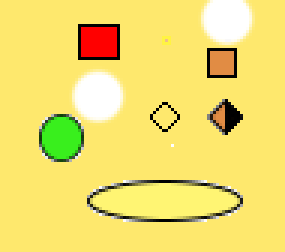
#> input picture Education/Image detecting/test2.png, 95 x 84 px, given in place of the camera (shown 3 times larger)
$ jupyter execute 'moving object detecting.ipynb'
#> lines starting #> are read from the running program, lines starting #| are printed output that depends on the picture; after the words box and inside, x2 and y2 are one past the last pixel; in counts of white or black regions, pixels touching at a corner belong together
[cell 1]
import cv2

first_frame = None
video = cv2.VideoCapture(0)
fgbg = cv2.createBackgroundSubtractorMOG2()

while True:

    _, frame = video.read()
#> frame is the input picture: shape (84, 95, 3); mean B, G, R 110.7, 221.1, 240.4
    gray = cv2.cvtColor(frame, cv2.COLOR_BGR2GRAY)
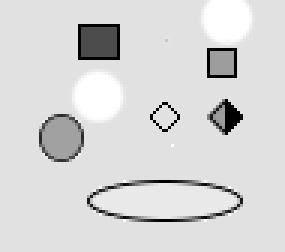
#> gray: shape (84, 95) (shown 3 times larger); min 0, max 255, mean 214.6
    gray = cv2.GaussianBlur(gray, (5, 5), 0)
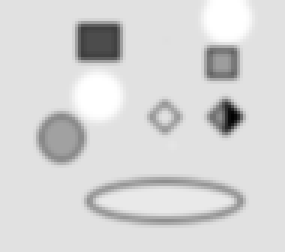
#> gray: shape (84, 95) (shown 3 times larger); min 2, max 255, mean 214.6

    fgmask = fgbg.apply(frame)
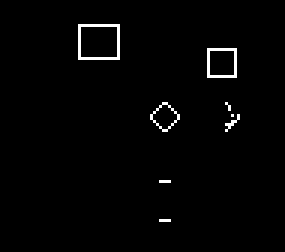
#> fgmask: shape (84, 95) (shown 3 times larger); values 127 (black) and 255 (white), 1.6% white in thin lines or dots, all inside (x1, y1, x2, y2) = (26, 8, 80, 74)
    fgmask = cv2.Canny(fgmask, 1,1)
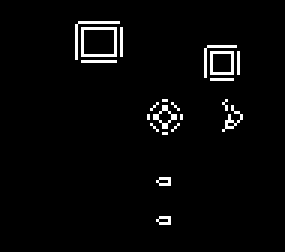
#> fgmask: shape (84, 95) (shown 3 times larger); 2.9% white in thin lines or dots, all inside (x1, y1, x2, y2) = (25, 7, 81, 75)

    if first_frame is None:
        first_frame = gray
        continue

    delta_frame = cv2.absdiff(first_frame, gray)
    th_delta = cv2.threshold(delta_frame, 30, 255, cv2.THRESH_BINARY)[1]
    th_delta = cv2.dilate(th_delta, None , iterations=1)

    cnts, _ = cv2.findContours(th_delta.copy(), cv2.RETR_EXTERNAL, cv2.CHAIN_APPROX_SIMPLE)

    text = 'Object'
    font = cv2.FONT_HERSHEY_SIMPLEX
    scale = 1
    color = (0, 255, 0)
    thickness = 1

    for contour in cnts:
        if cv2.contourArea(contour) < 1000 :
            continue
        (x,y,w,h) = cv2.boundingRect(contour)
        position = (x, y)
        cv2.putText(frame, text, position, font, scale, color, thickness, cv2.LINE_AA)
        cv2.rectangle(frame, (x, y), (x + w, y + h), (0, 255, 0), 2)
        cv2.fillPoly(frame, pts=cnts, color=cv2.mean(frame,fgmask))
        cv2.drawContours(frame, contour, -1, (52, 116, 172), 3)

    cv2.imshow('Capturing', frame)
    if cv2.waitKey(1) & 0xFF == 27:
        break

video.release()
cv2.destroyAllWindows()
